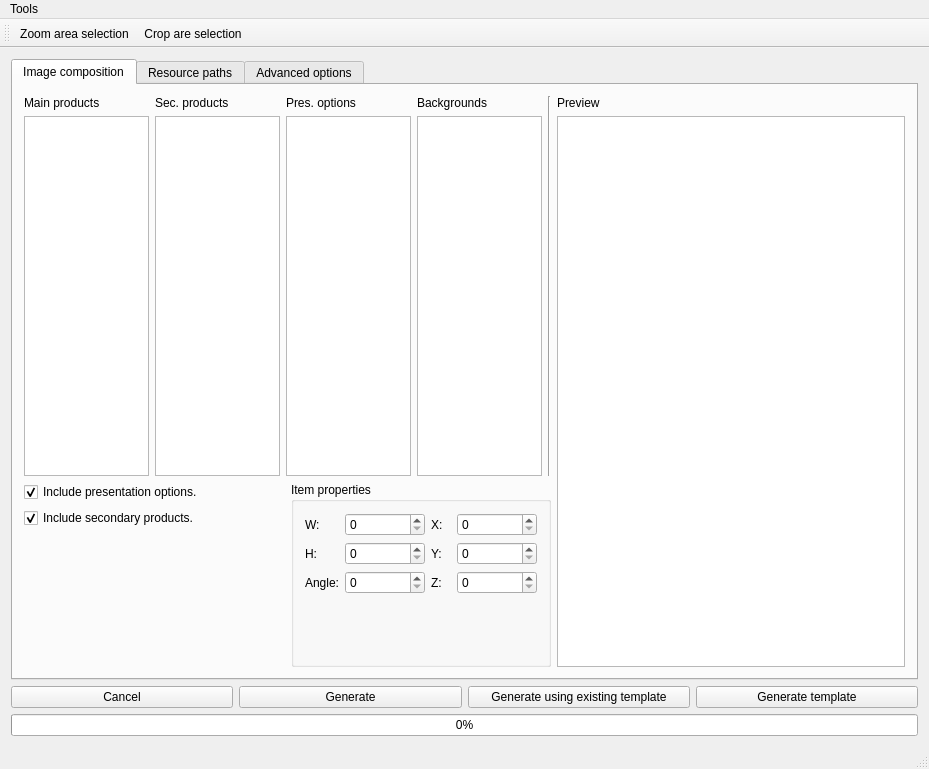
<?xml version="1.0" encoding="UTF-8"?>
<ui version="4.0">
 <class>Imagecomposer</class>
 <widget class="QMainWindow" name="Imagecomposer">
  <property name="geometry">
   <rect>
    <x>0</x>
    <y>0</y>
    <width>929</width>
    <height>769</height>
   </rect>
  </property>
  <property name="sizePolicy">
   <sizepolicy hsizetype="Preferred" vsizetype="Preferred">
    <horstretch>0</horstretch>
    <verstretch>0</verstretch>
   </sizepolicy>
  </property>
  <property name="windowTitle">
   <string>Imagecomposer</string>
  </property>
  <property name="windowIcon">
   <iconset resource="resources/resources.qrc">
    <normaloff>:/icons/icons/favicon.png</normaloff>:/icons/icons/favicon.png</iconset>
  </property>
  <widget class="QWidget" name="centralWidget">
   <layout class="QVBoxLayout" name="verticalLayout_2">
    <item>
     <widget class="QTabWidget" name="tabWidget">
      <property name="currentIndex">
       <number>0</number>
      </property>
      <widget class="QWidget" name="tab">
       <attribute name="title">
        <string>Image composition</string>
       </attribute>
       <layout class="QHBoxLayout" name="horizontalLayout_7">
        <item>
         <layout class="QVBoxLayout" name="verticalLayout_4">
          <item>
           <layout class="QHBoxLayout" name="horizontalLayout_3">
            <item>
             <layout class="QGridLayout" name="gridLayout_3">
              <property name="sizeConstraint">
               <enum>QLayout::SetMaximumSize</enum>
              </property>
              <item row="1" column="2">
               <widget class="QLabel" name="label_16">
                <property name="text">
                 <string>Pres. options</string>
                </property>
               </widget>
              </item>
              <item row="2" column="3">
               <widget class="QListView" name="backgrounds_view">
                <property name="sizePolicy">
                 <sizepolicy hsizetype="Minimum" vsizetype="Expanding">
                  <horstretch>100</horstretch>
                  <verstretch>0</verstretch>
                 </sizepolicy>
                </property>
                <property name="minimumSize">
                 <size>
                  <width>80</width>
                  <height>360</height>
                 </size>
                </property>
                <property name="maximumSize">
                 <size>
                  <width>125</width>
                  <height>16777215</height>
                 </size>
                </property>
                <property name="dragEnabled">
                 <bool>true</bool>
                </property>
                <property name="dragDropMode">
                 <enum>QAbstractItemView::DragDrop</enum>
                </property>
                <property name="flow">
                 <enum>QListView::TopToBottom</enum>
                </property>
                <property name="isWrapping" stdset="0">
                 <bool>false</bool>
                </property>
                <property name="viewMode">
                 <enum>QListView::IconMode</enum>
                </property>
               </widget>
              </item>
              <item row="2" column="0">
               <widget class="QListView" name="primary_products_view">
                <property name="sizePolicy">
                 <sizepolicy hsizetype="Fixed" vsizetype="Expanding">
                  <horstretch>100</horstretch>
                  <verstretch>0</verstretch>
                 </sizepolicy>
                </property>
                <property name="minimumSize">
                 <size>
                  <width>80</width>
                  <height>360</height>
                 </size>
                </property>
                <property name="maximumSize">
                 <size>
                  <width>125</width>
                  <height>16777215</height>
                 </size>
                </property>
                <property name="dragEnabled">
                 <bool>true</bool>
                </property>
                <property name="dragDropMode">
                 <enum>QAbstractItemView::DragDrop</enum>
                </property>
                <property name="defaultDropAction">
                 <enum>Qt::CopyAction</enum>
                </property>
                <property name="flow">
                 <enum>QListView::TopToBottom</enum>
                </property>
                <property name="isWrapping" stdset="0">
                 <bool>false</bool>
                </property>
                <property name="viewMode">
                 <enum>QListView::IconMode</enum>
                </property>
               </widget>
              </item>
              <item row="1" column="3">
               <widget class="QLabel" name="label_7">
                <property name="text">
                 <string>Backgrounds</string>
                </property>
               </widget>
              </item>
              <item row="1" column="1">
               <widget class="QLabel" name="label_6">
                <property name="text">
                 <string>Sec. products</string>
                </property>
               </widget>
              </item>
              <item row="2" column="2">
               <widget class="QListView" name="presentations_view">
                <property name="sizePolicy">
                 <sizepolicy hsizetype="Minimum" vsizetype="Expanding">
                  <horstretch>100</horstretch>
                  <verstretch>0</verstretch>
                 </sizepolicy>
                </property>
                <property name="minimumSize">
                 <size>
                  <width>80</width>
                  <height>360</height>
                 </size>
                </property>
                <property name="maximumSize">
                 <size>
                  <width>125</width>
                  <height>16777215</height>
                 </size>
                </property>
                <property name="dragEnabled">
                 <bool>true</bool>
                </property>
                <property name="dragDropMode">
                 <enum>QAbstractItemView::DragDrop</enum>
                </property>
                <property name="flow">
                 <enum>QListView::TopToBottom</enum>
                </property>
                <property name="isWrapping" stdset="0">
                 <bool>false</bool>
                </property>
                <property name="viewMode">
                 <enum>QListView::IconMode</enum>
                </property>
               </widget>
              </item>
              <item row="2" column="1">
               <widget class="QListView" name="secondary_products_view">
                <property name="sizePolicy">
                 <sizepolicy hsizetype="Minimum" vsizetype="Expanding">
                  <horstretch>100</horstretch>
                  <verstretch>0</verstretch>
                 </sizepolicy>
                </property>
                <property name="minimumSize">
                 <size>
                  <width>80</width>
                  <height>360</height>
                 </size>
                </property>
                <property name="maximumSize">
                 <size>
                  <width>125</width>
                  <height>16777215</height>
                 </size>
                </property>
                <property name="dragEnabled">
                 <bool>true</bool>
                </property>
                <property name="dragDropMode">
                 <enum>QAbstractItemView::DragDrop</enum>
                </property>
                <property name="flow">
                 <enum>QListView::TopToBottom</enum>
                </property>
                <property name="isWrapping" stdset="0">
                 <bool>false</bool>
                </property>
                <property name="viewMode">
                 <enum>QListView::IconMode</enum>
                </property>
               </widget>
              </item>
              <item row="1" column="0">
               <widget class="QLabel" name="label_5">
                <property name="text">
                 <string>Main products</string>
                </property>
               </widget>
              </item>
             </layout>
            </item>
            <item>
             <widget class="Line" name="line">
              <property name="orientation">
               <enum>Qt::Vertical</enum>
              </property>
             </widget>
            </item>
           </layout>
          </item>
          <item>
           <layout class="QHBoxLayout" name="horizontalLayout_5">
            <item>
             <layout class="QVBoxLayout" name="verticalLayout_3">
              <item>
               <widget class="QCheckBox" name="include_presentation_items">
                <property name="text">
                 <string>Include presentation options.</string>
                </property>
                <property name="checked">
                 <bool>true</bool>
                </property>
               </widget>
              </item>
              <item>
               <widget class="QCheckBox" name="include_secondary_items">
                <property name="text">
                 <string>Include secondary products.</string>
                </property>
                <property name="checked">
                 <bool>true</bool>
                </property>
               </widget>
              </item>
              <item>
               <spacer name="verticalSpacer_5">
                <property name="orientation">
                 <enum>Qt::Vertical</enum>
                </property>
                <property name="sizeHint" stdset="0">
                 <size>
                  <width>20</width>
                  <height>40</height>
                 </size>
                </property>
               </spacer>
              </item>
             </layout>
            </item>
            <item>
             <widget class="QGroupBox" name="item_properties">
              <property name="enabled">
               <bool>true</bool>
              </property>
              <property name="sizePolicy">
               <sizepolicy hsizetype="Preferred" vsizetype="Preferred">
                <horstretch>0</horstretch>
                <verstretch>0</verstretch>
               </sizepolicy>
              </property>
              <property name="minimumSize">
               <size>
                <width>0</width>
                <height>0</height>
               </size>
              </property>
              <property name="maximumSize">
               <size>
                <width>350</width>
                <height>16777215</height>
               </size>
              </property>
              <property name="title">
               <string>Item properties</string>
              </property>
              <layout class="QVBoxLayout" name="verticalLayout_9">
               <item>
                <layout class="QVBoxLayout" name="verticalLayout_6">
                 <item>
                  <layout class="QHBoxLayout" name="horizontalLayout_4">
                   <item>
                    <layout class="QGridLayout" name="gridLayout_8">
                     <item row="2" column="2">
                      <widget class="QSpinBox" name="item_height">
                       <property name="enabled">
                        <bool>true</bool>
                       </property>
                       <property name="minimumSize">
                        <size>
                         <width>80</width>
                         <height>0</height>
                        </size>
                       </property>
                       <property name="maximumSize">
                        <size>
                         <width>80</width>
                         <height>16777215</height>
                        </size>
                       </property>
                       <property name="maximum">
                        <number>1000000</number>
                       </property>
                      </widget>
                     </item>
                     <item row="3" column="2">
                      <widget class="QSpinBox" name="item_angle">
                       <property name="enabled">
                        <bool>true</bool>
                       </property>
                       <property name="minimumSize">
                        <size>
                         <width>80</width>
                         <height>0</height>
                        </size>
                       </property>
                       <property name="maximumSize">
                        <size>
                         <width>80</width>
                         <height>16777215</height>
                        </size>
                       </property>
                       <property name="maximum">
                        <number>1000000</number>
                       </property>
                      </widget>
                     </item>
                     <item row="3" column="0" colspan="2">
                      <widget class="QLabel" name="label_10">
                       <property name="text">
                        <string>Angle:</string>
                       </property>
                      </widget>
                     </item>
                     <item row="2" column="0">
                      <widget class="QLabel" name="label_13">
                       <property name="text">
                        <string>H:</string>
                       </property>
                      </widget>
                     </item>
                     <item row="1" column="2">
                      <widget class="QSpinBox" name="item_width">
                       <property name="enabled">
                        <bool>true</bool>
                       </property>
                       <property name="minimumSize">
                        <size>
                         <width>80</width>
                         <height>0</height>
                        </size>
                       </property>
                       <property name="maximumSize">
                        <size>
                         <width>80</width>
                         <height>16777215</height>
                        </size>
                       </property>
                       <property name="maximum">
                        <number>1000000</number>
                       </property>
                      </widget>
                     </item>
                     <item row="1" column="0">
                      <widget class="QLabel" name="label_9">
                       <property name="text">
                        <string>W:</string>
                       </property>
                      </widget>
                     </item>
                    </layout>
                   </item>
                   <item>
                    <layout class="QGridLayout" name="gridLayout_2">
                     <item row="0" column="0">
                      <widget class="QLabel" name="label_14">
                       <property name="text">
                        <string>X:</string>
                       </property>
                      </widget>
                     </item>
                     <item row="0" column="1">
                      <widget class="QSpinBox" name="item_pos_x">
                       <property name="enabled">
                        <bool>true</bool>
                       </property>
                       <property name="minimumSize">
                        <size>
                         <width>80</width>
                         <height>0</height>
                        </size>
                       </property>
                       <property name="maximumSize">
                        <size>
                         <width>80</width>
                         <height>16777215</height>
                        </size>
                       </property>
                       <property name="maximum">
                        <number>1000000</number>
                       </property>
                      </widget>
                     </item>
                     <item row="1" column="0">
                      <widget class="QLabel" name="label_12">
                       <property name="text">
                        <string>Y:</string>
                       </property>
                      </widget>
                     </item>
                     <item row="1" column="1">
                      <widget class="QSpinBox" name="item_pos_y">
                       <property name="enabled">
                        <bool>true</bool>
                       </property>
                       <property name="minimumSize">
                        <size>
                         <width>80</width>
                         <height>0</height>
                        </size>
                       </property>
                       <property name="maximumSize">
                        <size>
                         <width>80</width>
                         <height>16777215</height>
                        </size>
                       </property>
                       <property name="maximum">
                        <number>1000000</number>
                       </property>
                      </widget>
                     </item>
                     <item row="2" column="0">
                      <widget class="QLabel" name="label_11">
                       <property name="text">
                        <string>Z:</string>
                       </property>
                      </widget>
                     </item>
                     <item row="2" column="1">
                      <widget class="QSpinBox" name="item_pos_z">
                       <property name="enabled">
                        <bool>true</bool>
                       </property>
                       <property name="minimumSize">
                        <size>
                         <width>80</width>
                         <height>0</height>
                        </size>
                       </property>
                       <property name="maximumSize">
                        <size>
                         <width>80</width>
                         <height>16777215</height>
                        </size>
                       </property>
                       <property name="maximum">
                        <number>1000000</number>
                       </property>
                      </widget>
                     </item>
                    </layout>
                   </item>
                  </layout>
                 </item>
                 <item>
                  <spacer name="verticalSpacer_6">
                   <property name="orientation">
                    <enum>Qt::Vertical</enum>
                   </property>
                   <property name="sizeHint" stdset="0">
                    <size>
                     <width>20</width>
                     <height>40</height>
                    </size>
                   </property>
                  </spacer>
                 </item>
                </layout>
               </item>
              </layout>
             </widget>
            </item>
           </layout>
          </item>
         </layout>
        </item>
        <item>
         <layout class="QVBoxLayout" name="verticalLayout">
          <item>
           <widget class="QLabel" name="label_8">
            <property name="text">
             <string>Preview</string>
            </property>
           </widget>
          </item>
          <item>
           <widget class="QGraphicsView" name="preview">
            <property name="sizePolicy">
             <sizepolicy hsizetype="Expanding" vsizetype="Expanding">
              <horstretch>0</horstretch>
              <verstretch>0</verstretch>
             </sizepolicy>
            </property>
            <property name="backgroundBrush">
             <brush brushstyle="SolidPattern">
              <color alpha="255">
               <red>0</red>
               <green>0</green>
               <blue>0</blue>
              </color>
             </brush>
            </property>
           </widget>
          </item>
         </layout>
        </item>
       </layout>
      </widget>
      <widget class="QWidget" name="tab_3">
       <attribute name="title">
        <string>Resource paths</string>
       </attribute>
       <layout class="QVBoxLayout" name="verticalLayout_5">
        <item>
         <layout class="QHBoxLayout" name="horizontalLayout_2">
          <item>
           <widget class="QGroupBox" name="groupBox">
            <property name="title">
             <string>Resources</string>
            </property>
            <layout class="QGridLayout" name="gridLayout">
             <item row="0" column="0">
              <widget class="QLabel" name="label">
               <property name="sizePolicy">
                <sizepolicy hsizetype="Fixed" vsizetype="Preferred">
                 <horstretch>0</horstretch>
                 <verstretch>0</verstretch>
                </sizepolicy>
               </property>
               <property name="text">
                <string>Main products:</string>
               </property>
              </widget>
             </item>
             <item row="0" column="3">
              <widget class="QPushButton" name="mproducts_path_select_button">
               <property name="sizePolicy">
                <sizepolicy hsizetype="Fixed" vsizetype="Fixed">
                 <horstretch>0</horstretch>
                 <verstretch>0</verstretch>
                </sizepolicy>
               </property>
               <property name="maximumSize">
                <size>
                 <width>40</width>
                 <height>16777215</height>
                </size>
               </property>
               <property name="text">
                <string>...</string>
               </property>
              </widget>
             </item>
             <item row="1" column="0">
              <widget class="QLabel" name="label_2">
               <property name="sizePolicy">
                <sizepolicy hsizetype="Fixed" vsizetype="Preferred">
                 <horstretch>0</horstretch>
                 <verstretch>0</verstretch>
                </sizepolicy>
               </property>
               <property name="text">
                <string>Secondary products:</string>
               </property>
              </widget>
             </item>
             <item row="1" column="3">
              <widget class="QPushButton" name="sproducts_path_select_button">
               <property name="sizePolicy">
                <sizepolicy hsizetype="Fixed" vsizetype="Fixed">
                 <horstretch>0</horstretch>
                 <verstretch>0</verstretch>
                </sizepolicy>
               </property>
               <property name="maximumSize">
                <size>
                 <width>40</width>
                 <height>16777215</height>
                </size>
               </property>
               <property name="text">
                <string>...</string>
               </property>
              </widget>
             </item>
             <item row="2" column="0">
              <widget class="QLabel" name="label_15">
               <property name="sizePolicy">
                <sizepolicy hsizetype="Fixed" vsizetype="Preferred">
                 <horstretch>0</horstretch>
                 <verstretch>0</verstretch>
                </sizepolicy>
               </property>
               <property name="text">
                <string>Presentations options:</string>
               </property>
              </widget>
             </item>
             <item row="3" column="0">
              <widget class="QLabel" name="label_3">
               <property name="sizePolicy">
                <sizepolicy hsizetype="Fixed" vsizetype="Preferred">
                 <horstretch>0</horstretch>
                 <verstretch>0</verstretch>
                </sizepolicy>
               </property>
               <property name="text">
                <string>Backgrounds:</string>
               </property>
              </widget>
             </item>
             <item row="3" column="1" colspan="2">
              <widget class="QLineEdit" name="backgrounds_path">
               <property name="sizePolicy">
                <sizepolicy hsizetype="Expanding" vsizetype="Fixed">
                 <horstretch>0</horstretch>
                 <verstretch>0</verstretch>
                </sizepolicy>
               </property>
              </widget>
             </item>
             <item row="3" column="3">
              <widget class="QPushButton" name="backgrounds_path_select_button">
               <property name="sizePolicy">
                <sizepolicy hsizetype="Fixed" vsizetype="Fixed">
                 <horstretch>0</horstretch>
                 <verstretch>0</verstretch>
                </sizepolicy>
               </property>
               <property name="maximumSize">
                <size>
                 <width>40</width>
                 <height>16777215</height>
                </size>
               </property>
               <property name="text">
                <string>...</string>
               </property>
              </widget>
             </item>
             <item row="4" column="0">
              <widget class="QLabel" name="label_4">
               <property name="sizePolicy">
                <sizepolicy hsizetype="Fixed" vsizetype="Preferred">
                 <horstretch>0</horstretch>
                 <verstretch>0</verstretch>
                </sizepolicy>
               </property>
               <property name="text">
                <string>Output:</string>
               </property>
              </widget>
             </item>
             <item row="4" column="1" colspan="2">
              <widget class="QLineEdit" name="output_path">
               <property name="sizePolicy">
                <sizepolicy hsizetype="Expanding" vsizetype="Fixed">
                 <horstretch>0</horstretch>
                 <verstretch>0</verstretch>
                </sizepolicy>
               </property>
              </widget>
             </item>
             <item row="4" column="3">
              <widget class="QPushButton" name="output_select_button">
               <property name="sizePolicy">
                <sizepolicy hsizetype="Fixed" vsizetype="Fixed">
                 <horstretch>0</horstretch>
                 <verstretch>0</verstretch>
                </sizepolicy>
               </property>
               <property name="maximumSize">
                <size>
                 <width>40</width>
                 <height>16777215</height>
                </size>
               </property>
               <property name="text">
                <string>...</string>
               </property>
              </widget>
             </item>
             <item row="2" column="3">
              <widget class="QPushButton" name="presentations_path_select_button">
               <property name="sizePolicy">
                <sizepolicy hsizetype="Fixed" vsizetype="Fixed">
                 <horstretch>0</horstretch>
                 <verstretch>0</verstretch>
                </sizepolicy>
               </property>
               <property name="maximumSize">
                <size>
                 <width>40</width>
                 <height>16777215</height>
                </size>
               </property>
               <property name="text">
                <string>...</string>
               </property>
              </widget>
             </item>
             <item row="2" column="1" colspan="2">
              <widget class="QLineEdit" name="presentations_path">
               <property name="sizePolicy">
                <sizepolicy hsizetype="Expanding" vsizetype="Fixed">
                 <horstretch>0</horstretch>
                 <verstretch>0</verstretch>
                </sizepolicy>
               </property>
              </widget>
             </item>
             <item row="1" column="1" colspan="2">
              <widget class="QLineEdit" name="secondary_products_path">
               <property name="sizePolicy">
                <sizepolicy hsizetype="Expanding" vsizetype="Fixed">
                 <horstretch>0</horstretch>
                 <verstretch>0</verstretch>
                </sizepolicy>
               </property>
              </widget>
             </item>
             <item row="0" column="1" colspan="2">
              <widget class="QLineEdit" name="main_products_path">
               <property name="sizePolicy">
                <sizepolicy hsizetype="Expanding" vsizetype="Fixed">
                 <horstretch>0</horstretch>
                 <verstretch>0</verstretch>
                </sizepolicy>
               </property>
              </widget>
             </item>
            </layout>
           </widget>
          </item>
         </layout>
        </item>
        <item>
         <spacer name="verticalSpacer_3">
          <property name="orientation">
           <enum>Qt::Vertical</enum>
          </property>
          <property name="sizeHint" stdset="0">
           <size>
            <width>20</width>
            <height>360</height>
           </size>
          </property>
         </spacer>
        </item>
       </layout>
      </widget>
      <widget class="QWidget" name="tab_2">
       <attribute name="title">
        <string>Advanced options</string>
       </attribute>
       <layout class="QGridLayout" name="gridLayout_6">
        <item row="0" column="0">
         <layout class="QGridLayout" name="gridLayout_5">
          <item row="0" column="0">
           <widget class="QGroupBox" name="groupBox_2">
            <property name="title">
             <string>Image generation</string>
            </property>
            <layout class="QVBoxLayout" name="verticalLayout_8">
             <item>
              <widget class="QCheckBox" name="secondary_generation">
               <property name="text">
                <string>Secondary generation</string>
               </property>
              </widget>
             </item>
             <item>
              <widget class="QCheckBox" name="apply_unsharp">
               <property name="text">
                <string>Apply unsharp</string>
               </property>
               <property name="checked">
                <bool>true</bool>
               </property>
              </widget>
             </item>
             <item>
              <widget class="QCheckBox" name="override_images">
               <property name="text">
                <string>Overwrite target files</string>
               </property>
               <property name="checked">
                <bool>true</bool>
               </property>
              </widget>
             </item>
             <item>
              <layout class="QFormLayout" name="formLayout">
               <item row="0" column="0">
                <widget class="QLabel" name="label_20">
                 <property name="text">
                  <string>Width</string>
                 </property>
                </widget>
               </item>
               <item row="0" column="1">
                <widget class="QSpinBox" name="image_result_width">
                 <property name="maximum">
                  <number>10000</number>
                 </property>
                 <property name="value">
                  <number>1500</number>
                 </property>
                </widget>
               </item>
               <item row="1" column="0">
                <widget class="QLabel" name="label_21">
                 <property name="text">
                  <string>Height</string>
                 </property>
                </widget>
               </item>
               <item row="1" column="1">
                <widget class="QSpinBox" name="image_result_height">
                 <property name="maximum">
                  <number>10000</number>
                 </property>
                 <property name="value">
                  <number>1500</number>
                 </property>
                </widget>
               </item>
              </layout>
             </item>
             <item>
              <widget class="QGroupBox" name="groupBox_4">
               <property name="minimumSize">
                <size>
                 <width>0</width>
                 <height>0</height>
                </size>
               </property>
               <property name="title">
                <string>Zoom aspect ratio</string>
               </property>
               <layout class="QGridLayout" name="gridLayout_7">
                <item row="0" column="0">
                 <layout class="QHBoxLayout" name="horizontalLayout_6">
                  <item>
                   <widget class="QCheckBox" name="aspect_ratio_switch">
                    <property name="text">
                     <string>Force zoom aspect ratio</string>
                    </property>
                   </widget>
                  </item>
                  <item>
                   <widget class="QSpinBox" name="aspect_ratio_x">
                    <property name="enabled">
                     <bool>true</bool>
                    </property>
                   </widget>
                  </item>
                  <item>
                   <widget class="QLabel" name="label_22">
                    <property name="font">
                     <font>
                      <pointsize>20</pointsize>
                     </font>
                    </property>
                    <property name="text">
                     <string>:</string>
                    </property>
                   </widget>
                  </item>
                  <item>
                   <widget class="QSpinBox" name="aspect_ratio_y">
                    <property name="enabled">
                     <bool>true</bool>
                    </property>
                   </widget>
                  </item>
                 </layout>
                </item>
               </layout>
              </widget>
             </item>
            </layout>
           </widget>
          </item>
          <item row="0" column="1">
           <widget class="QGroupBox" name="groupBox_3">
            <property name="title">
             <string>S3</string>
            </property>
            <layout class="QVBoxLayout" name="verticalLayout_7">
             <item>
              <layout class="QGridLayout" name="gridLayout_4">
               <item row="0" column="0">
                <widget class="QLabel" name="label_17">
                 <property name="text">
                  <string>s3_access_key</string>
                 </property>
                </widget>
               </item>
               <item row="0" column="1">
                <widget class="QLineEdit" name="access_key"/>
               </item>
               <item row="1" column="0">
                <widget class="QLabel" name="label_18">
                 <property name="text">
                  <string>s3_secret_access_key</string>
                 </property>
                </widget>
               </item>
               <item row="1" column="1">
                <widget class="QLineEdit" name="secret_access_key"/>
               </item>
               <item row="2" column="0">
                <widget class="QLabel" name="label_19">
                 <property name="text">
                  <string>Bucket name</string>
                 </property>
                </widget>
               </item>
               <item row="2" column="1">
                <widget class="QLineEdit" name="bucket_name"/>
               </item>
              </layout>
             </item>
             <item>
              <widget class="QCheckBox" name="upload_to_s3">
               <property name="text">
                <string>Upload to s3</string>
               </property>
               <property name="checked">
                <bool>true</bool>
               </property>
              </widget>
             </item>
             <item>
              <spacer name="verticalSpacer_4">
               <property name="orientation">
                <enum>Qt::Vertical</enum>
               </property>
               <property name="sizeHint" stdset="0">
                <size>
                 <width>20</width>
                 <height>40</height>
                </size>
               </property>
              </spacer>
             </item>
            </layout>
           </widget>
          </item>
          <item row="1" column="0">
           <spacer name="verticalSpacer">
            <property name="orientation">
             <enum>Qt::Vertical</enum>
            </property>
            <property name="sizeHint" stdset="0">
             <size>
              <width>20</width>
              <height>40</height>
             </size>
            </property>
           </spacer>
          </item>
          <item row="1" column="1">
           <spacer name="verticalSpacer_2">
            <property name="orientation">
             <enum>Qt::Vertical</enum>
            </property>
            <property name="sizeHint" stdset="0">
             <size>
              <width>20</width>
              <height>40</height>
             </size>
            </property>
           </spacer>
          </item>
         </layout>
        </item>
       </layout>
      </widget>
     </widget>
    </item>
    <item>
     <layout class="QHBoxLayout" name="horizontalLayout">
      <item>
       <widget class="QPushButton" name="cancel_button">
        <property name="text">
         <string>Cancel</string>
        </property>
       </widget>
      </item>
      <item>
       <widget class="QPushButton" name="generate_button">
        <property name="text">
         <string>Generate</string>
        </property>
       </widget>
      </item>
      <item>
       <widget class="QPushButton" name="using_template_button">
        <property name="text">
         <string>Generate using existing template</string>
        </property>
       </widget>
      </item>
      <item>
       <widget class="QPushButton" name="generate_template_button">
        <property name="text">
         <string>Generate template</string>
        </property>
       </widget>
      </item>
     </layout>
    </item>
    <item>
     <widget class="QProgressBar" name="progressBar">
      <property name="sizePolicy">
       <sizepolicy hsizetype="Preferred" vsizetype="Fixed">
        <horstretch>0</horstretch>
        <verstretch>0</verstretch>
       </sizepolicy>
      </property>
      <property name="minimumSize">
       <size>
        <width>0</width>
        <height>0</height>
       </size>
      </property>
      <property name="value">
       <number>0</number>
      </property>
     </widget>
    </item>
   </layout>
  </widget>
  <widget class="QMenuBar" name="menuBar">
   <property name="geometry">
    <rect>
     <x>0</x>
     <y>0</y>
     <width>929</width>
     <height>24</height>
    </rect>
   </property>
   <widget class="QMenu" name="menuTools">
    <property name="title">
     <string>Tools</string>
    </property>
    <addaction name="area_zoom_action"/>
    <addaction name="area_crop_action"/>
   </widget>
   <addaction name="menuTools"/>
  </widget>
  <widget class="QToolBar" name="mainToolBar">
   <attribute name="toolBarArea">
    <enum>TopToolBarArea</enum>
   </attribute>
   <attribute name="toolBarBreak">
    <bool>false</bool>
   </attribute>
   <addaction name="area_zoom_action"/>
   <addaction name="area_crop_action"/>
  </widget>
  <widget class="QStatusBar" name="statusBar"/>
  <action name="area_zoom_action">
   <property name="checkable">
    <bool>true</bool>
   </property>
   <property name="icon">
    <iconset resource="resources/resources.qrc">
     <normaloff>:/icons/icons/icons8-zoom-para-extensión-50.png</normaloff>:/icons/icons/icons8-zoom-para-extensión-50.png</iconset>
   </property>
   <property name="text">
    <string>Zoom area selection</string>
   </property>
   <property name="toolTip">
    <string>Select area from zoom</string>
   </property>
   <property name="shortcut">
    <string>Ctrl+Shift+Z</string>
   </property>
  </action>
  <action name="area_crop_action">
   <property name="checkable">
    <bool>true</bool>
   </property>
   <property name="icon">
    <iconset resource="resources/resources.qrc">
     <normaloff>:/icons/icons/icons8-cupón-para-recortar-50.png</normaloff>:/icons/icons/icons8-cupón-para-recortar-50.png</iconset>
   </property>
   <property name="text">
    <string>Crop are selection</string>
   </property>
   <property name="toolTip">
    <string>Crop area selection</string>
   </property>
   <property name="shortcut">
    <string>Ctrl+Shift+X</string>
   </property>
  </action>
 </widget>
 <layoutdefault spacing="6" margin="11"/>
 <resources>
  <include location="resources/resources.qrc"/>
 </resources>
 <connections/>
</ui>
